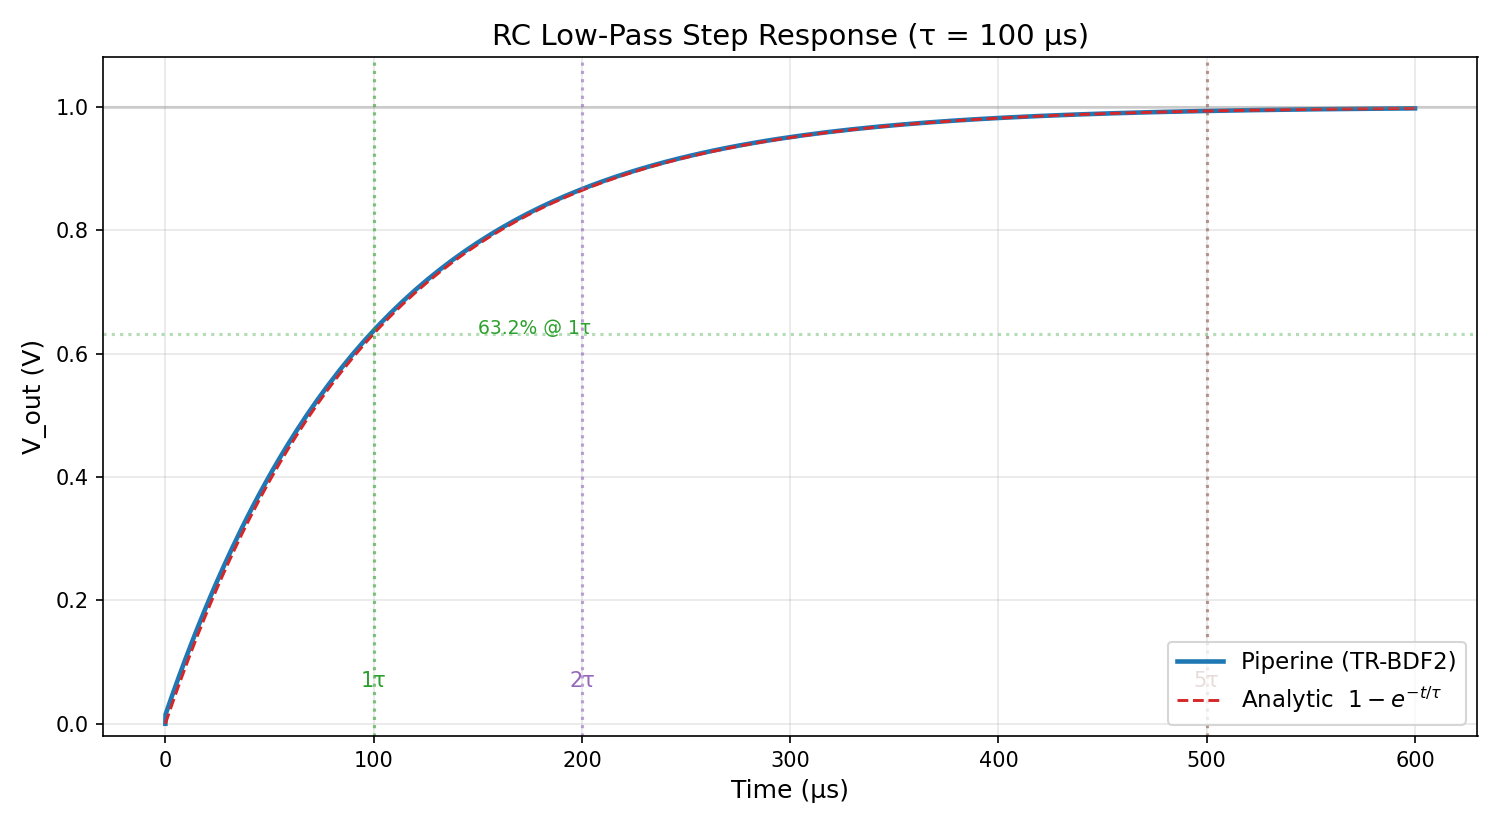

Python code for this plot:
import os, sys, math, piperine
import matplotlib
matplotlib.use("Agg")
import matplotlib.pyplot as plt
import numpy as np

P = os.path.join(os.path.dirname(__file__), "22_rc_step_response.phdl")
m = piperine.load(P).module("RcStep")

# Step response: 1 V source, cap starts at 0 V, charges through R.
# tau = R*C = 1e3 * 100e-9 = 100e-6 s.  Simulate 6 tau.
TAU = 1e3 * 100e-9
t = m.tran(piperine.TranConfig(stop=6e-4, step=2e-6, ic={"out": 0.0}))
v = t.v("out", "gnd")

axis = np.array(v.axis)
vals = np.array(v.values)
analytic = 1.0 - np.exp(-axis / TAU)

fig, ax = plt.subplots(figsize=(10, 5.5))
ax.plot(axis * 1e6, vals, linewidth=2.2, color="#1f77b4", label="Piperine (TR-BDF2)")
ax.plot(axis * 1e6, analytic, linewidth=1.4, linestyle="--", color="#d62728",
        label=r"Analytic  $1 - e^{-t/\tau}$")
for k, col in [(1, "#2ca02c"), (2, "#9467bd"), (5, "#8c564b")]:
    ax.axvline(k * TAU * 1e6, color=col, linestyle=":", alpha=0.6)
    ax.annotate(f"{k}τ", xy=(k * TAU * 1e6, 0.06), fontsize=10, color=col,
                ha="center")
ax.axhline(1.0, color="gray", linestyle="-", alpha=0.3)
ax.axhline(0.6321, color="#2ca02c", linestyle=":", alpha=0.35)
ax.annotate("63.2% @ 1τ", xy=(1.5 * TAU * 1e6, 0.6321), fontsize=9, color="#2ca02c")

ax.set_xlabel("Time (µs)", fontsize=12)
ax.set_ylabel("V_out (V)", fontsize=12)
ax.set_title("RC Low-Pass Step Response (τ = 100 µs)", fontsize=14)
ax.legend(loc="lower right", fontsize=11)
ax.set_ylim(-0.02, 1.08)
ax.grid(True, alpha=0.3)
fig.tight_layout()

out = os.path.join(os.path.dirname(__file__), "22_rc_step_response.png")
fig.savefig(out, dpi=150)
print(f"Plot saved to {out}")
sys.stdout.flush()
